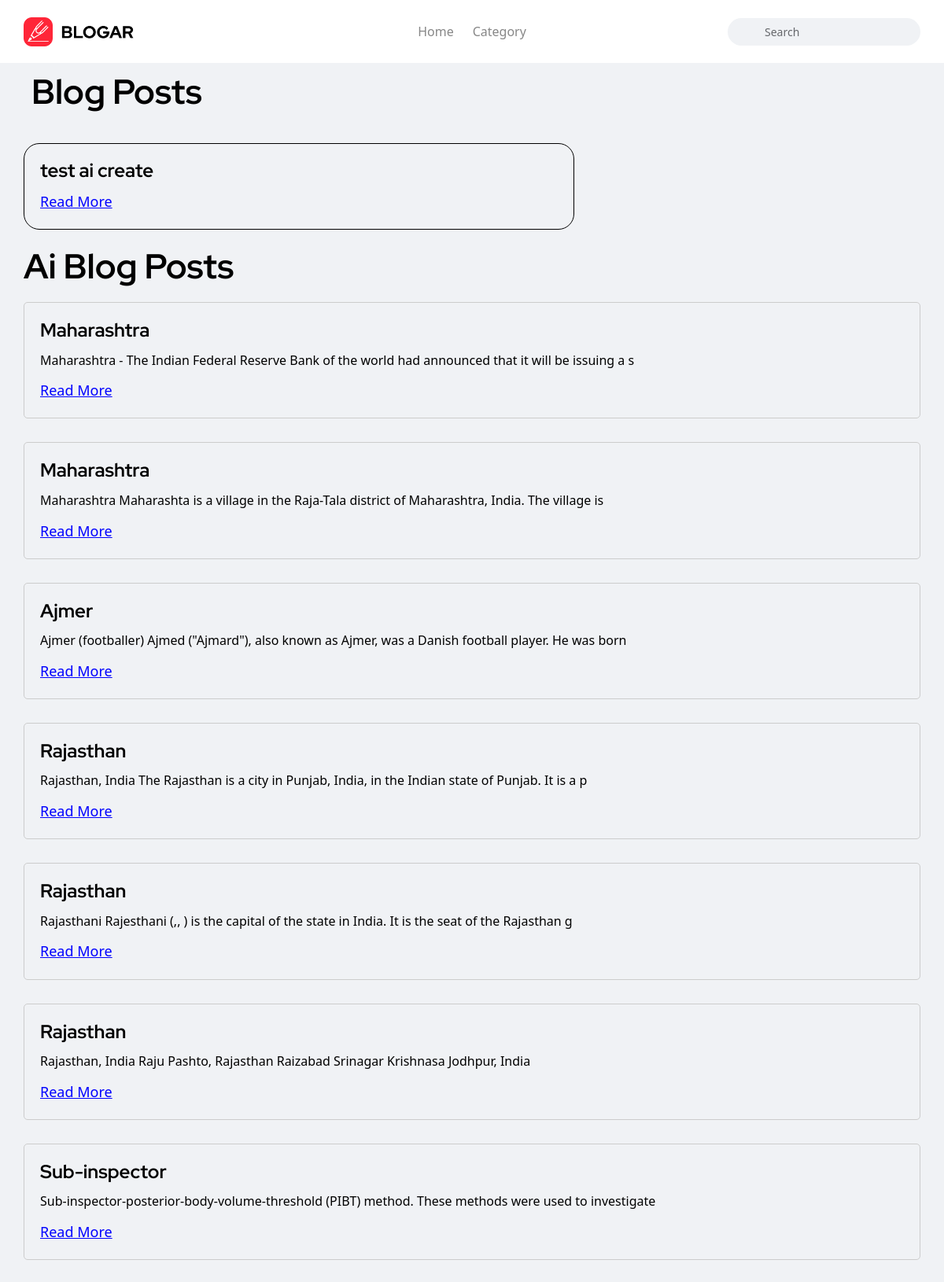
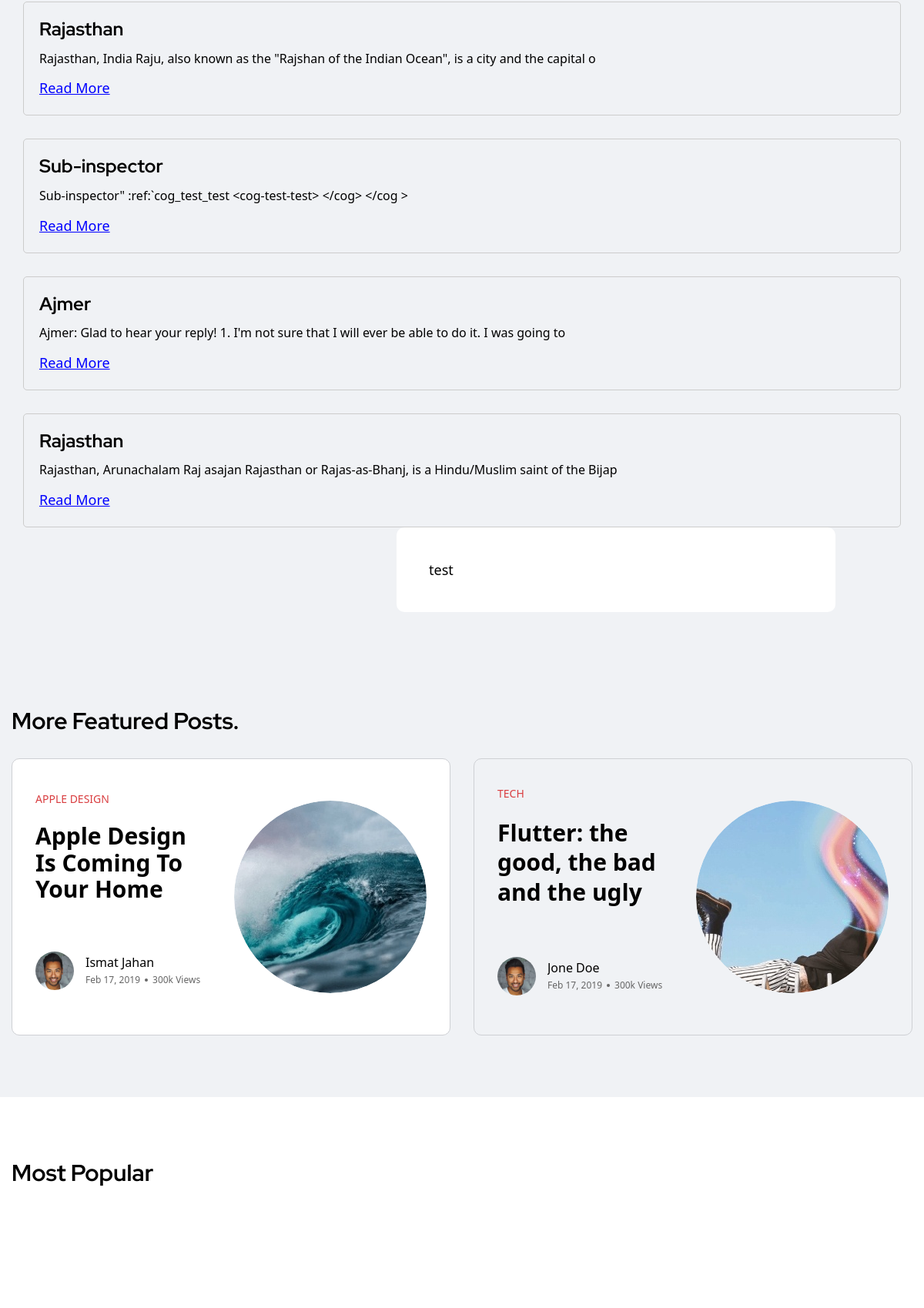
The page / (upper part) on the database its author committed (2 pictures, top to bottom).
### tables this page shows
CREATE TABLE "posts" (
    	"id"	INTEGER NOT NULL UNIQUE,
    	"title"	TEXT NOT NULL,
    	"tags"	TEXT,
    	"content"	TEXT NOT NULL,
    	"author"	TEXT NOT NULL,
    	"date"	TEXT NOT NULL,
    	"time"	TEXT NOT NULL,
    	"views"	TEXT,
    	"lastEditDate"	TEXT,
        "lastEditTime"	TEXT,
    	PRIMARY KEY("id" AUTOINCREMENT)
        );

CREATE TABLE blog_data (
                          id INTEGER PRIMARY KEY AUTOINCREMENT,
                          title TEXT,
                          paragraph TEXT,
                          show_AIBLOG BOOLEAN
                      );

### routes/index.py (the view)
@indexBlueprint.route("/")
def index():
    connection = sqlite3.connect("db/posts.db")
    cursor = connection.cursor()
    cursor.execute("select * from posts")
    posts = cursor.fetchall()
    cursor.execute('''CREATE TABLE IF NOT EXISTS blog_data (
                          id INTEGER PRIMARY KEY AUTOINCREMENT,
                          title TEXT,
                          paragraph TEXT,
                          show_AIBLOG BOOLEAN
                      )''')
    cursor.execute("SELECT * FROM blog_data")
    blog_data = cursor.fetchall()
    connection.close()
    return render_template("index.html", posts=posts, blog_data=blog_data)

### app.py (called while the page is built)
@app.context_processor
def utility_processor():
    getProfilePicture
    return dict(getProfilePicture=getProfilePicture)

### templates/index.html (shortened to what this page needs)
{% extends 'layout.html'%} {%block head%}
<link
  rel="stylesheet"
  href="{{ url_for('static', filename='css/index.css') }}"
/>
<link
  rel="stylesheet"
  href="https://cdnjs.cloudflare.com/ajax/libs/bootstrap/5.1.3/css/bootstrap.min.css"
/>
<link rel="stylesheet" href="../static/vendor/bootstrap.min.css" />
<link rel="stylesheet" href="../static/vendor/font-awesome.css" />
<link rel="stylesheet" href="../static/vendor/slick.css" />
<link rel="stylesheet" href="../static/vendor/slick-theme.css" />
<link rel="stylesheet" href="../static/vendor/base.css" />
<link rel="stylesheet" href="../static/plugins/plugins.css" />
<link rel="stylesheet" href="../static/style.css" />
{% endblock head %} {%block body%}
<div class="main-wrapper">
  <header class="header axil-header header-light header-sticky">
    <div class="header-wrap">
      <div class="row justify-content-between align-items-center">
        <div class="col-xl-3 col-lg-3 col-md-4 col-sm-3 col-12">
          <div class="logo">
            <a href="/">
              <img
                class="dark-logo"
                src="../static/images/logo/logo-black.png"
                alt="Blogar logo"
              />
            </a>
          </div>
        </div>
        <div class="col-xl-6 d-none d-xl-block">
          <div class="mainmenu-wrapper">
            <nav class="mainmenu-nav">
              <ul class="mainmenu">
                <li class="menu-item-has-children"><a href="/">Home</a></li>
                <li class="menu-item-has-children megamenu-wrapper">
                  <a href="#">Category</a>
                </li>
              </ul>
            </nav>
          </div>
        </div>
        <div class="col-xl-3 col-lg-8 col-md-8 col-sm-9 col-12">
          <div class="header-search text-end d-flex align-items-center">
            <form class="header-search-form d-sm-block d-none">
              <div class="axil-search form-group">
                <button type="submit" class="search-button">
                  <i class="fal fa-search"></i>
                </button>
                <input type="text" class="form-control" placeholder="Search" />
              </div>
            </form>
          </div>
        </div>
      </div>
    </div>
  </header>
  <div class="slider-area bg-color-grey">
    <div class="axil-slide slider-style-1">
      <div class="container">
        <div class="row">
          <div class="col-lg-12">
            <div class="slider-activation axil-slick-arrow">
              <div class="content-block">
                <div class="container">
                  <h1 class="m-2">Blog Posts</h1>
                  <div class="posts">
                    {% for post in posts %}
                    <div class="post">
                      <h3 class="post-title">{{ post[1] }}</h3>
                      <p class="post-content">{{ post[2][:100]}}</p>
                      <a
                        class="read-more"
                        id="{{ post[0] }}-read-more"
                        onclick="toggleParagraph('{{ post[0] }}')"
                        >Read More</a
                      >
                    </div>
                    {% endfor %}
                  </div>
                  <h1>Ai Blog Posts</h1>
                  {% for post in blog_data %} {% if post[3] == true %}
                  <div class="post-container">
                    <h2 class="post-title">{{ post[1] }}</h2>
                    <p class="post-paragraph">{{ post[2][:100] }}</p>
                    <a
                      class="read-more"
                      id="{{ post[0] }}-read-more"
                      onclick="toggleParagraph('{{ post[0] }}')"
                      >Read More</a
                    >
                  </div>
                  {% endif %} {% endfor %}
                </div>
              </div>
            </div>
          </div>
        </div>
      </div>
    </div>
  </div>
  <div class="axil-featured-post axil-section-gap bg-color-grey">
    <div class="container">
      <div class="row">
        <div class="col-lg-12">
          <div class="section-title">
            <h2 class="title">More Featured Posts.</h2>
          </div>
        </div>
      </div>
      <div class="row">
        <div class="col-lg-6 col-xl-6 col-md-12 col-12 mt--30">
          <div
            class="content-block content-direction-column axil-control is-active post-horizontal thumb-border-rounded"
          >
            <div class="post-content">
              <div class="post-cat">
                <div class="post-cat-list">
                  <a class="hover-flip-item-wrapper" href="#">
                    <span class="hover-flip-item">
                      <span data-text="APPLE DESIGN">APPLE DESIGN</span>
                    </span>
                  </a>
                </div>
              </div>
              <h3 class="title">
                <a href="single-post.html"
                  >Apple Design Is Coming To Your Home</a
                >
              </h3>
              <div class="post-meta">
                <div class="post-author-avatar border-rounded">
                  <img
                    src="../static/images/post-images/author/author-image-1.png"
                    alt="Author Images"
                  />
                </div>
                <div class="content">
                  <h6 class="post-author-name">
                    <a class="hover-flip-item-wrapper" href="">
                      <span class="hover-flip-item">
                        <span data-text="Ismat Jahan">Ismat Jahan</span>
                      </span>
                    </a>
                  </h6>
                  <ul class="post-meta-list">
                    <li>Feb 17, 2019</li>
                    <li>300k Views</li>
                  </ul>
                </div>
              </div>
            </div>
            <div class="post-thumbnail">
              <a href="post-details.html">
                <img
                  src="../static/images/post-images/post-images-1.jpg"
                  alt="Post Images"
                />
              </a>
            </div>
          </div>
        </div>
        <div class="col-lg-6 col-xl-6 col-md-12 col-12 mt--30">
          <div
            class="content-block content-direction-column axil-control post-horizontal thumb-border-rounded"
          >
            <div class="post-content">
              <div class="post-cat">
                <div class="post-cat-list">
                  <a class="hover-flip-item-wrapper" href="#">
                    <span class="hover-flip-item">
                      <span data-text="TECH">TECH</span>
                    </span>
                  </a>
                </div>
              </div>
              <h4 class="title">
                <a href="post-details.html"
                  >Flutter: the good, the bad and the ugly</a
                >
              </h4>
              <div class="post-meta">
                <div class="post-author-avatar border-rounded">
                  <img
                    src="../static/images/post-images/author/author-image-1.png"
                    alt="Author Images"
                  />
                </div>
                <div class="content">
                  <h6 class="post-author-name">
                    <a class="hover-flip-item-wrapper" href="">
                      <span class="hover-flip-item">
                        <span data-text="Jone Doe">Jone Doe</span>
                      </span>
                    </a>
                  </h6>
                  <ul class="post-meta-list">
                    <li>Feb 17, 2019</li>
                    <li>300k Views</li>
                  </ul>
                </div>
              </div>
            </div>
            <div class="post-thumbnail">
              <a href="post-details.html">
                <img
                  src="../static/images/post-images/post-images-2.jpg"
                  alt="Post Images"
                />
              </a>
            </div>
          </div>
        </div>
      </div>
    </div>
  </div>
  <div class="axil-trending-post-area axil-section-gap bg-color-white">
    <div class="container">
      <div class="row">
        <div class="col-lg-12">
          <div class="section-title">
            <h2 class="title">Most Popular</h2>
          </div>
        </div>
      </div>
    </div>
  </div>
  <div
    class="axil-post-list-area post-listview-visible-color axil-section-gap bg-color-white"
  >
  </div>
</div>
{% endblock body %}

### templates/layout.html (shortened to what this page needs)
<!DOCTYPE html>
<html lang="en">
  <head>
    <link
      rel="stylesheet"
      href="{{ url_for('static', filename='css/general.css') }}"
    />
    {% block head %} {% endblock head %}
  </head>
  <body>
    {% include 'changeTheme.html'%} {% include 'navbar.html'%} {% include
    'flash.html'%} {% block body %} {% endblock body %}
    <link
      rel="stylesheet"
      href="{{ url_for('static', filename='css/editor.css') }}"
    />
  </body>
</html>

### templates/changeTheme.html (shortened to what this page needs)
<link
  rel="stylesheet"
  href="{{ url_for('static', filename='css/changeTheme.css') }}"
/>
<section class="changeThemeContainer">
  <button class="changeTheme btn" onclick="toDark()">🌞</button>
</section>

### templates/flash.html (shortened to what this page needs)
<link
  rel="stylesheet"
  href="{{ url_for('static', filename='css/flash.css') }}"
/>

### static/css/general.css (style rules this page uses)
:root { --themePrimary: #000; --themeSecondary: #fff; --themeHelper: #303030; --primaryColor: #ff206e; --primaryHelper: #FF4F8C; }
* { font-family: system-ui, "Segoe UI", Roboto, Helvetica, Arial, sans-serif, "Apple Color Emoji", "Segoe UI Emoji", "Segoe UI Symbol"; color: var(--themePrimary); }
html { font-size: 125% !important; }
body { background-color: var(--themeSecondary); }
a { text-decoration: none; user-select: none; }
button { background-color: transparent; border: 0; }
.btn { height: fit-content; width: fit-content; border-radius: 2rem; border: 0px; transition: 0.25s; font-weight: 500; cursor: pointer; font-size: 0.9rem; text-align: center; margin: 0rem 0.25rem; }

### static/css/index.css (style rules this page uses)
.post { max-width: 35rem; max-height: fit-content; margin-top: 2rem; border: 1px solid var(--themePrimary); border-radius: 1rem; padding: 1rem; }
.content { display: -webkit-box; overflow: hidden; -webkit-line-clamp: 8; -webkit-box-orient: vertical; margin: 1rem 0rem; }
.title { font-size: 1.5rem; }

### static/css/changeTheme.css (style rules this page uses)
.changeThemeContainer { position: relative; user-select: none; }
.changeTheme { font-size: 1rem; position: absolute; top: 0px; right: 0px; margin: 0; }

### static/css/editor.css (style rules this page uses)
:root { --ck-border-radius: 1rem; --ck-font-size-base: 1rem; --ck-custom-background: hsl(270, 1%, 29%); --ck-custom-foreground: hsl(255, 3%, 18%); --ck-custom-border: hsl(300, 1%, 22%); --ck-custom-white: var(--light); --ck-color-base-foreground: var(--ck-custom-background); --ck-color-focus-border: hsl(208, 90%, 62%); --ck-color-text: hsl(0, 0%, 98%); --ck-color-shadow-drop: hsla(0, 0%, 0%, 0.2); --ck-color-shadow-inner: hsla(0, 0%, 0%, 0.1); --ck-color-button-default-background: var(--ck-custom-background); --ck-color-button-default-hover-background: hsl(270, 1%, 22%); --ck-color-button-default-active-background: hsl(270, 2%, 20%); --ck-color-button-default-active-shadow: hsl(270, 2%, 23%); --ck-color-button-default-disabled-background: var(--ck-custom-background); --ck-color-button-on-background: var(--ck-custom-foreground); --ck-color-button-on-hover-background: hsl(255, 4%, 16%); --ck-color-button-on-active-background: hsl(255, 4%, 14%); --ck-color-button-on-active-shadow: hsl(240, 3%, 19%); --ck-color-button-on-disabled-background: var(--ck-custom-foreground); --ck-color-button-action-background: hsl(168, 76%, 42%); --ck-color-button-action-hover-background: hsl(168, 76%, 38%); --ck-color-button-action-active-background: hsl(168, 76%, 36%); --ck-color-button-action-active-shadow: hsl(168, 75%, 34%); --ck-color-button-action-disabled-background: hsl(168, 76%, 42%); --ck-color-button-action-text: var(--ck-custom-white); --ck-color-button-save: hsl(120, 100%, 46%); --ck-color-button-cancel: hsl(15, 100%, 56%); --ck-color-dropdown-panel-background: var(--ck-custom-background); --ck-color-dropdown-panel-border: var(--ck-custom-foreground); --ck-color-split-button-hover-background: var(--ck-color-button-default-hover-background); --ck-color-split-button-hover-border: var(--ck-custom-foreground); --ck-color-input-background: var(--ck-custom-background); --ck-color-input-border: hsl(257, 3%, 43%); --ck-color-input-text: hsl(0, 0%, 98%); --ck-color-input-disabled-background: hsl(255, 4%, 21%); --ck-color-input-disabled-border: hsl(250, 3%, 38%); --ck-color-input-disabled-text: hsl(0, 0%, 78%); --ck-color-labeled-field-label-background: var(--ck-custom-background); --ck-color-list-background: var(--ck-custom-background); --ck-color-list-button-hover-background: var(--ck-custom-foreground); --ck-color-list-button-on-background: hsl(208, 88%, 52%); --ck-color-list-button-on-text: var(--ck-custom-white); --ck-color-panel-background: var(--ck-custom-background); --ck-color-panel-border: var(--ck-custom-border); --ck-color-toolbar-background: var(--ck-custom-background); --ck-color-toolbar-border: var(--ck-custom-border); --ck-color-tooltip-background: hsl(252, 7%, 14%); --ck-color-tooltip-text: hsl(0, 0%, 93%); --ck-color-image-caption-background: hsl(0, 0%, 97%); --ck-color-image-caption-text: hsl(0, 0%, 20%); --ck-color-widget-blurred-border: hsl(0, 0%, 87%); --ck-color-widget-hover-border: hsl(43, 100%, 68%); --ck-color-widget-editable-focus-background: var(--ck-custom-white); --ck-color-link-default: hsl(190, 100%, 75%); }

### rows shown on the page
posts: title "test ai create", tags "test"
blog_data: title "Maharashtra", paragraph "Maharashtra - The Indian Federal Reserve Bank of the world had announced that it will be issuing a s"
blog_data: title "Maharashtra", paragraph "Maharashtra Maharashta is a village in the Raja-Tala district of Maharashtra, India. The village is"
blog_data: title "Ajmer", paragraph "Ajmer (footballer) Ajmed (\"Ajmard\"), also known as Ajmer, was a Danish football player. He was born"
blog_data: title "Rajasthan", paragraph "Rajasthan, India The Rajasthan is a city in Punjab, India, in the Indian state of Punjab. It is a p"
blog_data: title "Rajasthan", paragraph "Rajasthani Rajesthani (,, ) is the capital of the state in India. It is the seat of the Rajasthan g"
blog_data: title "Rajasthan", paragraph "Rajasthan, India Raju Pashto, Rajasthan Raizabad Srinagar Krishnasa Jodhpur, India"
blog_data: title "Sub-inspector", paragraph "Sub-inspector-posterior-body-volume-threshold (PIBT) method. These methods were used to investigate"
blog_data: title "Rajasthan", paragraph "Rajasthan, India Raju, also known as the \"Rajshan of the Indian Ocean\", is a city and the capital o"
blog_data: title "Sub-inspector", paragraph "Sub-inspector\" :ref:`cog_test_test <cog-test-test> </cog> </cog >"
blog_data: title "Ajmer", paragraph "Ajmer: Glad to hear your reply! 1. I'm not sure that I will ever be able to do it. I was going to"
blog_data: title "Rajasthan", paragraph "Rajasthan, Arunachalam Raj asajan Rajasthan or Rajas-as-Bhanj, is a Hindu/Muslim saint of the Bijap"
